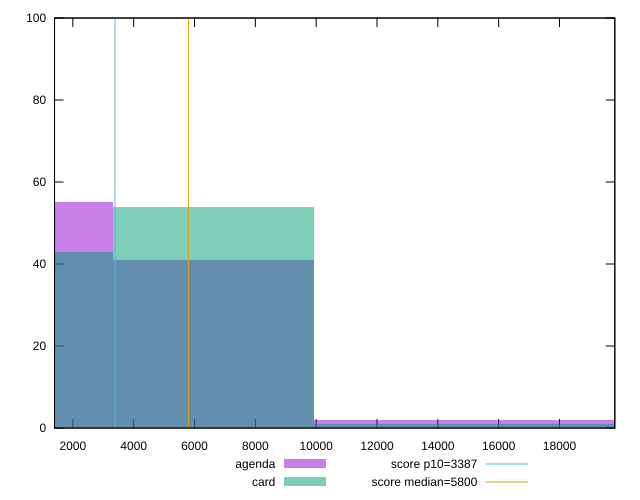

Source code (gnuplot):
reset

$agenda <<EOF
13258.001403718237 2
19887.002105577354 2
0 55
6629.000701859119 41
EOF

$card <<EOF
19887.002105577354 1
6629.000701859119 54
0 43
13258.001403718237 1
EOF

set key outside below
set boxwidth 6629.000701859119
set xrange [1398.5955981654665:19819.25633881931]
set yrange [0:100]
set trange [0:100]
set style fill transparent solid 0.5 noborder

set parametric
set terminal svg size 640, 500 enhanced background rgb 'white'
set output "reports/report_00027_2021-02-24T12-40-31.850Z/speed-index/comparison/histogram/1_vs_2.svg"

plot $agenda title "agenda" with boxes, \
     $card title "card" with boxes, \
     3387,t title "score p10=3387", \
     5800,t title "score median=5800"

reset
